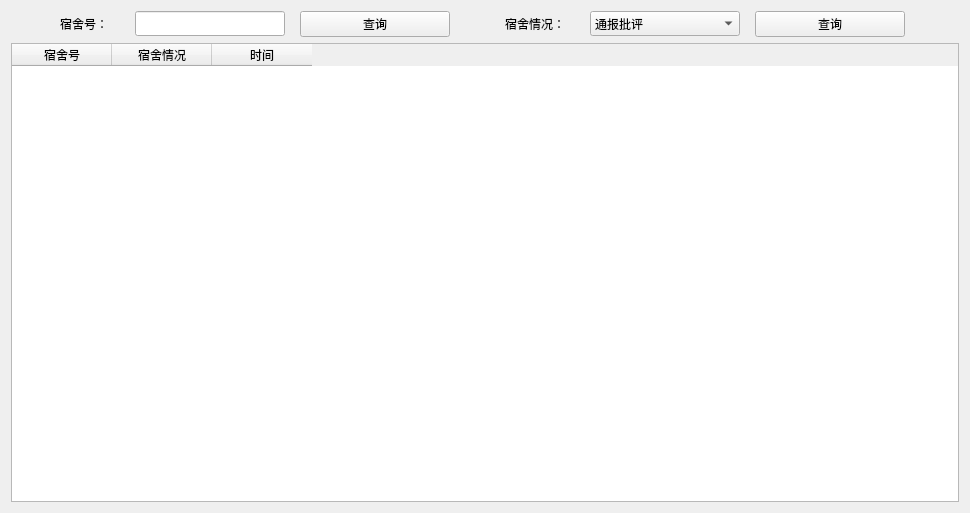
<?xml version="1.0" encoding="UTF-8"?>
<ui version="4.0">
 <class>DailySelect</class>
 <widget class="QWidget" name="DailySelect">
  <property name="geometry">
   <rect>
    <x>0</x>
    <y>0</y>
    <width>970</width>
    <height>513</height>
   </rect>
  </property>
  <property name="windowTitle">
   <string>Form</string>
  </property>
  <layout class="QVBoxLayout" name="verticalLayout_2">
   <item>
    <layout class="QVBoxLayout" name="verticalLayout">
     <item>
      <layout class="QHBoxLayout" name="horizontalLayout">
       <item>
        <spacer name="horizontalSpacer_2">
         <property name="orientation">
          <enum>Qt::Horizontal</enum>
         </property>
         <property name="sizeType">
          <enum>QSizePolicy::Maximum</enum>
         </property>
         <property name="sizeHint" stdset="0">
          <size>
           <width>40</width>
           <height>20</height>
          </size>
         </property>
        </spacer>
       </item>
       <item>
        <widget class="QLabel" name="label_2">
         <property name="minimumSize">
          <size>
           <width>60</width>
           <height>0</height>
          </size>
         </property>
         <property name="maximumSize">
          <size>
           <width>60</width>
           <height>16777215</height>
          </size>
         </property>
         <property name="text">
          <string>宿舍号：</string>
         </property>
        </widget>
       </item>
       <item>
        <widget class="QLineEdit" name="lineEdit">
         <property name="minimumSize">
          <size>
           <width>150</width>
           <height>25</height>
          </size>
         </property>
         <property name="maximumSize">
          <size>
           <width>150</width>
           <height>16777215</height>
          </size>
         </property>
        </widget>
       </item>
       <item>
        <widget class="QPushButton" name="pushButtonDorNumberSec">
         <property name="minimumSize">
          <size>
           <width>150</width>
           <height>25</height>
          </size>
         </property>
         <property name="maximumSize">
          <size>
           <width>150</width>
           <height>16777215</height>
          </size>
         </property>
         <property name="text">
          <string>查询</string>
         </property>
        </widget>
       </item>
       <item>
        <spacer name="horizontalSpacer">
         <property name="orientation">
          <enum>Qt::Horizontal</enum>
         </property>
         <property name="sizeType">
          <enum>QSizePolicy::Maximum</enum>
         </property>
         <property name="sizeHint" stdset="0">
          <size>
           <width>40</width>
           <height>20</height>
          </size>
         </property>
        </spacer>
       </item>
       <item>
        <widget class="QLabel" name="label">
         <property name="minimumSize">
          <size>
           <width>70</width>
           <height>0</height>
          </size>
         </property>
         <property name="maximumSize">
          <size>
           <width>70</width>
           <height>16777215</height>
          </size>
         </property>
         <property name="text">
          <string>宿舍情况：</string>
         </property>
        </widget>
       </item>
       <item>
        <widget class="QComboBox" name="comboBox">
         <property name="minimumSize">
          <size>
           <width>150</width>
           <height>25</height>
          </size>
         </property>
         <property name="maximumSize">
          <size>
           <width>150</width>
           <height>16777215</height>
          </size>
         </property>
         <item>
          <property name="text">
           <string>通报批评</string>
          </property>
         </item>
         <item>
          <property name="text">
           <string>通报表扬</string>
          </property>
         </item>
        </widget>
       </item>
       <item>
        <widget class="QPushButton" name="pushButtonDorStatusSec">
         <property name="minimumSize">
          <size>
           <width>150</width>
           <height>25</height>
          </size>
         </property>
         <property name="maximumSize">
          <size>
           <width>150</width>
           <height>16777215</height>
          </size>
         </property>
         <property name="text">
          <string>查询</string>
         </property>
        </widget>
       </item>
       <item>
        <spacer name="horizontalSpacer_3">
         <property name="orientation">
          <enum>Qt::Horizontal</enum>
         </property>
         <property name="sizeType">
          <enum>QSizePolicy::Maximum</enum>
         </property>
         <property name="sizeHint" stdset="0">
          <size>
           <width>40</width>
           <height>20</height>
          </size>
         </property>
        </spacer>
       </item>
      </layout>
     </item>
     <item>
      <widget class="QTableWidget" name="tableWidget">
       <column>
        <property name="text">
         <string>宿舍号</string>
        </property>
       </column>
       <column>
        <property name="text">
         <string>宿舍情况</string>
        </property>
       </column>
       <column>
        <property name="text">
         <string>时间</string>
        </property>
       </column>
      </widget>
     </item>
    </layout>
   </item>
  </layout>
 </widget>
 <resources/>
 <connections/>
</ui>
